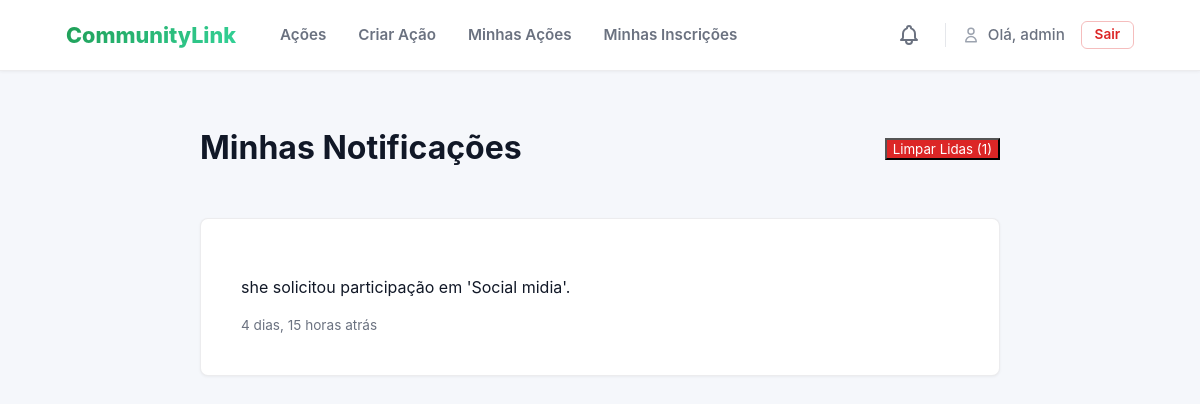
Screenshot of /acoes/notificacoes/ (signed in) with the database file from the repository.
### acoes/models.py (models this page shows, shortened)
class Notificacao(models.Model):
    destinatario = models.ForeignKey(User, on_delete=models.CASCADE)
    mensagem = models.CharField(max_length=255)
    lida = models.BooleanField(default=False)
    created_at = models.DateTimeField(auto_now_add=True)
    link = models.URLField(blank=True, null=True)
    class Meta:
        ordering = ['-created_at'] # Mais recentes primeiro

### acoes/views.py (the view)
# urls.py: path('notificacoes/', views.notificacoes_list, name='notificacoes_list'),
@login_required
def notificacoes_list(request):
    qs = Notificacao.objects.filter(destinatario=request.user)
    nao_lidas = qs.filter(lida=False)
    page_obj = paginar_queryset(request, qs, itens_por_pagina=10)
    for notif in page_obj:
        if not notif.lida:
            notif.lida = True
            notif.save()
    lidas_count = Notificacao.objects.filter(destinatario=request.user, lida=True).count()
    context = {
        'notificacoes': page_obj,
        'lidas_count': lidas_count,
        'page_param': 'page'
    }
    return render(request, 'acoes/notificacoes_list.html', context)

### acoes/context_processors.py (called while the page is built)
def auth_groups_processor(request):
    is_organizador = False
    is_voluntario = False
    unread_notification_count = 0 # Valor padrão
    if request.user.is_authenticated:
        is_organizador = request.user.groups.filter(name='Organizadores').exists()
        is_voluntario = request.user.groups.filter(name='Voluntarios').exists()
        unread_notification_count = Notificacao.objects.filter(
            destinatario=request.user,
            lida=False
        ).count()
    return {
        'is_organizador': is_organizador,
        'is_voluntario': is_voluntario,
        'unread_notification_count': unread_notification_count
    }

### acoes/views.py (called while the page is built)
def paginar_queryset(request, queryset, itens_por_pagina=5, param_name='page'):
    paginator = Paginator(queryset, itens_por_pagina)
    page_number = request.GET.get(param_name)
    page_obj = paginator.get_page(page_number)
    return page_obj

### acoes/templates/acoes/notificacoes_list.html (shortened to what this page needs)
{% extends 'acoes/base.html' %}
{% block content %}
<div class="profile-container">
    <div class="profile-header">
        <h1>Minhas Notificações</h1>
        {% if lidas_count > 0 %}
            <form method="POST" action="{% url 'acoes:notificacoes_clear' %}">
                <button type="submit" class="btn-danger">
                    Limpar Lidas ({{ lidas_count }})
                </button>
            </form>
        {% endif %}
    </div>
    <div class="profile-content" style="padding: 0;"> {% if not notificacoes %}
            <div style="padding: 2rem; text-align: center;">
                <p style="color: #6b7280;">Você não tem nenhuma notificação.</p>
            </div>
        {% else %}
            <ul class="notification-list">
                {% for notificacao in notificacoes %}
                    <li class="notification-item {% if not notificacao.lida %}unread-bg{% endif %}">
                        {% if notificacao.link %}
                            <a href="{{ notificacao.link }}" class="notification-link">
                                <div class="notification-body">
                                    <p class="notification-text {% if not notificacao.lida %}unread{% endif %}">
                                        {{ notificacao.mensagem }}
                                    </p>
                                    <span class="notification-time">
                                        {{ notificacao.created_at|timesince }} atrás
                                    </span>
                                </div>
                            </a>
                        {% endif %}
                    </li>
                {% endfor %}
            </ul>
        {% endif %}
    </div>
</div>
{% endblock %}

### acoes/templates/acoes/base.html (shortened to what this page needs)
<!DOCTYPE html>
{% load static %}
<html lang="pt-br">
<head>
    <link rel="stylesheet" href="{% static 'css/style.css' %}">
</head>
<body>
    <nav class="site-nav">
        <div class="container">
            <div class="nav-row">
                <div class="nav-left">
                    <a href="{% url 'acoes:acao_list' %}" class="brand">
                        <span class="brand-text">CommunityLink</span>
                    </a>
                    <div class="nav-links">
                        <a href="{% url 'acoes:acao_list' %}" class="nav-item">Ações</a>
                        {% if user.is_authenticated %}
                            {% if is_organizador or user.is_superuser %}
                                <a href="{% url 'acoes:acao_create' %}" class="nav-item">Criar Ação</a>
                                <a href="{% url 'acoes:minhas_acoes' %}" class="nav-item">Minhas Ações</a>
                            {% endif %}
                            <a href="{% url 'acoes:minhas_inscricoes' %}" class="nav-item">Minhas Inscrições</a>
                        {% endif %}
                    </div>
                </div>
                <div class="nav-right">
                    {% if user.is_authenticated %}
                        <a href="{% url 'acoes:notificacoes_list' %}" class="nav-icon-link" title="Notificações">
                        </a>
                        <div class="nav-user-area">
                            <a href="{% url 'acoes:perfil' %}" class="nav-user-link">
                                <svg xmlns="http://www.w3.org/2000/svg" class="nav-svg-sm" fill="none" viewBox="0 0 24 24" stroke="currentColor">
                                    <path stroke-linecap="round" stroke-linejoin="round" stroke-width="2" d="M16 7a4 4 0 11-8 0 4 4 0 018 0zM12 14a7 7 0 00-7 7h14a7 7 0 00-7-7z" />
                                </svg>
                                <span class="user-greeting">Olá, {{ request.user.username }}</span>
                            </a>
                            <form method="post" action="{% url 'acoes:logout' %}" class="logout-form">
                                <button type="submit" class="btn btn-sm btn-danger-outline">
                                    Sair
                                </button>
                            </form>
                        </div>
                    {% else %}
                        <div class="nav-auth-links">
                            <a href="{% url 'acoes:signin' %}" class="btn btn-sm btn-text">Entrar</a>
                            <a href="{% url 'acoes:signup' %}" class="btn btn-sm btn-primary">Cadastrar</a>
                        </div>
                    {% endif %}
                </div>
            </div>
        </div>
    </nav>
    <main class="main-container container">
        {% block content %}
        {% endblock %}
    </main>
</body>
</html>

### static/css/style.css (style rules this page uses)
:root { --bg: #f5f7fb; --card: #ffffff; --muted: #6b7280; --accent: #1f9d55; --accent-600: #15803d; --danger: #dc2626; --danger-hover: #b91c1c; --danger-light: #fef2f2; --text-main: #111827; --border-light: rgba(15,23,42,0.08); --max-width: 1100px; --app-font: -apple-system, BlinkMacSystemFont, "Segoe UI", Roboto, "Helvetica Neue", Arial, sans-serif; }
* { box-sizing: border-box; }
html, body { height: 100%; margin: 0; }
body { font-family: var(--app-font); background: var(--bg); color: var(--text-main); line-height: 1.5; -webkit-font-smoothing: antialiased; }
h1,h2,h3,h4,h5,h6, p, a, button, input, textarea, select, label { font-family: inherit; }
a { text-decoration: none; transition: color .2s ease; }
.container { max-width: var(--max-width); margin: 0 auto; padding: 0 1rem; }
.main-container { padding-top: 2rem; padding-bottom: 4rem; }
.site-nav { background: var(--card); box-shadow: 0 1px 3px rgba(0,0,0,0.05); border-bottom: 1px solid var(--border-light); position: sticky; top: 0; z-index: 50; }
.nav-row { display: flex; justify-content: space-between; align-items: center; height: 70px; }
.brand { display: inline-flex; align-items: center; margin-right: 2rem; }
.brand-text { font-weight: 800; font-size: 1.35rem; background: linear-gradient(135deg, var(--accent) 0%, #34d399 100%); -webkit-background-clip: text; -webkit-text-fill-color: transparent; background-clip: text; }
.nav-left { display: flex; align-items: center; }
.nav-links { display: flex; gap: 0.5rem; }
.nav-item { padding: 0.5rem 0.75rem; color: var(--muted); font-weight: 600; border-radius: 6px; font-size: 0.95rem; }
.nav-right { display: flex; align-items: center; gap: 1rem; }
.nav-user-area { display: flex; align-items: center; gap: 1rem; }
.nav-svg { width: 24px; height: 24px; }
.nav-svg-sm { width: 18px; height: 18px; color: #9ca3af; }
.nav-icon-link { position: relative; color: var(--muted); padding: 0.5rem; border-radius: 50%; transition: background 0.2s; display: flex; align-items: center; justify-content: center; }
.nav-user-link { display: flex; align-items: center; gap: 0.5rem; color: var(--muted); font-weight: 500; font-size: 0.95rem; }
.user-greeting { white-space: nowrap; }
.btn { display: inline-flex; align-items: center; justify-content: center; padding: 0.6rem 1.2rem; border-radius: 6px; font-weight: 600; font-size: 0.95rem; cursor: pointer; border: 1px solid transparent; transition: all 0.2s ease; text-align: center; line-height: 1; }
.btn-sm { padding: 0.4rem 0.8rem; font-size: 0.85rem; }
.btn-danger { background-color: var(--danger); color: white; }
.btn-danger-outline { background-color: transparent; color: var(--danger); border: 1px solid rgba(220, 38, 38, 0.3); }
.profile-container { max-width: 800px; margin: 0 auto; }
.profile-header { display: flex; justify-content: space-between; align-items: center; margin-bottom: 1.5rem; }
.notification-list { list-style: none; padding: 0; margin: 0; background: white; border-radius: 8px; border: 1px solid var(--border-light); box-shadow: 0 1px 3px rgba(0,0,0,0.05); overflow: hidden; }
.notification-item { border-bottom: 1px solid #e5e7eb; }
.notification-item:last-child { border-bottom: none; }
.notification-link, .notification-body { display: block; padding: 1.25rem; color: inherit; }
.notification-time { display: block; font-size: 0.85rem; color: var(--muted); margin-top: 0.25rem; }

### rows the page displays
Notificacao: mensagem "she solicitou participação em 'Social midia'.", created_at "4 dias, 15 horas"

### other values shown
{{ request.user.username }} "admin"
{{ lidas_count }} "1"
